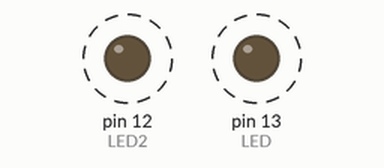
Recording of a sketch running on a simulated Arduino Uno, built with avr-gcc and run on an emulated ATmega328P. Parts: output pins drawn as LEDs (lit = HIGH). Dashed ring = blinking.

Above: at 0.2 s.
Timing chart, 0 to 3.5 s (numbered marks = the images above):
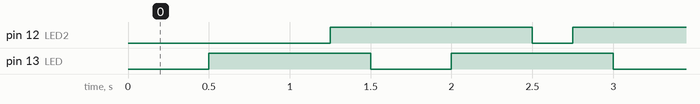

The sketch:

614_2.ino
```cpp
// p. 349

const int LED = 13;
const int LED2 = 12;

void setup() {
  pinMode(LED, OUTPUT);
  pinMode(LED2, OUTPUT);
}

void loop() {
  for (int on_off = 0; on_off <= 1; on_off++) {
    digitalWrite(LED, on_off);
    delay(500);
  }

  for (int on_off = 0; on_off <= 1; on_off++) {
    digitalWrite(LED2, on_off);
    delay(250);
  }
}
```

Measured:
- by itself, pin 12 (LED2): alternates HIGH for 1.3 s and LOW for 0.25 s
- by itself, pin 13 (LED): alternates HIGH for 1.0 s and LOW for 0.50 s
- by itself, everything shown: repeats every 15.0 s, in 40 steps
